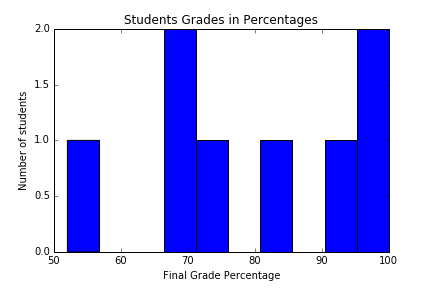

This figure's Python source:
import matplotlib.pyplot as plt

homework        = [10, 10, 8, 9.5, 3, 9, 0, 6]
midTerm         = [10, 10, 10, 10, 8, 5, 10, 7]
finalProject    = [9, 10, 10, 6, 10, 6, 8, 9]
numStudents     = 8
finalGrade      = []
numFailed       = 0.0
numOutstanding  = 0.0
i               = 0

##Calculates and prints grades, also calculates number of failed/outstanding
for i in range(numStudents):
        var = (0.4 * homework[i] + 0.2 * midTerm[i] + 0.4 * finalProject[i]) * 10
        finalGrade.append(var)
        print 'Student', i + 1, 'final grade:', finalGrade[i], '%'
        if var < 60:                     
            numFailed += 1
        if var > 95:                     
            numOutstanding += 1 

##Prints number of failed and fraction of outstanding
print
print 'Number of students who failed:', numFailed
for i in range(8):
        if finalGrade[i] < 60:
            print 'Student', i + 1, 'failed, final grade:', (finalGrade[i]), '%'

print 'Fraction of outstanding students:', (numOutstanding / numStudents)            

##Graphs the data in a histogram
plt.hist(finalGrade)
plt.title("Students Grades in Percentages")
plt.xlabel("Final Grade Percentage")
plt.ylabel("Number of students")
plt.savefig('ex2.png') 